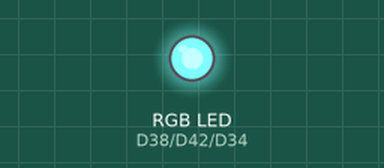
Simulated run of this program. Board: Arduino Due. On the bench: an RGB LED mixed from three pins (HIGH = lit). What the program prints to the serial monitor is not drawn.

Above: at 0.26 s.
Timing chart, 0 to 40.0 s (numbered marks = the images above):
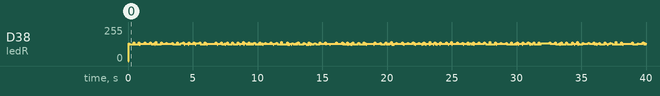

The program:

main.cpp
```cpp
#include <Arduino.h>
#include "CRC16.h"

CRC16 crc;

#define SLEEP 1

#define TX

/*
 * The VLC receiver is equipped with an OPT101 photodiode.
 * Pin 5 of the OPT101 is connected to A0 of the Arduino Due
 * Pin 1 of the OPT101 is connected to 5V of the Arduino Due
 * Pin 8 of the OPT101 is connected to GND of the Arduino Due
 */
#define PD A0 // PD: Photodiode

/*
  test_tx.ino: testing the VLC transmitter
  Course: CS4425 Visible Light Communication & Sensing
*/
const char payload[] = "Hello VLC&S 2026-2027";
static const uint8_t preamble[16] = {1, 0, 1, 0, 1, 0, 1, 0, 1, 0, 1, 0, 1, 0, 1, 0}; // 0xAA = 10101010
char buffer[256];

/*
 * The VLC transmitter is equipped with an RGB LED.
 * The LED's three channels, R, G, B, can be controlled individually.
 * The R channel is connected to Pin 38 of the Arduino Due
 * The G channel is connected to Pin 42 of the Arduino Due
 * The B channel is connected to Pin 34 of the Arduino Due
 */
const int ledR= 38; // GPIO for controlling R channel
const int ledG= 42; // GPIO for controlling G channel
const int ledB= 34; // GPIO for controlling B channel

/*
 * Brightness of each channel.
 * The range of the brightness is [0, 255].
 * *  0 represents the highest brightness
 * *  255 represents the lowest brightness
 */
int britnessR = 255; // Default: lowest brightness
int britnessG = 255; // Default: lowest brightness
int britnessB = 255; // Default: lowest brightness


#ifdef TX

void send_bit(int bit) {
  if (bit == 0) {
    analogWrite(ledR, 0);
    delay(SLEEP); // TX frequency:  1s/400ms = 2.5 Hz
    analogWrite(ledR, 255);
    delay(SLEEP); // TX frequency:  1s/400ms = 2.5 Hz
  } else {
    analogWrite(ledR, 255);
    delay(SLEEP); // TX frequency:  1s/400ms = 2.5 Hz
    analogWrite(ledR, 0);
    delay(SLEEP); // TX frequency:  1s/400ms = 2.5 Hz
  }
}

/*
 * Some configurations
 */
void setup() {
  Serial.begin(115200); // Set the Baud rate to 115200 bits/s
  while (Serial.available() > 0)
    Serial.read();

  pinMode(ledR, OUTPUT);
  pinMode(ledG, OUTPUT);
  pinMode(ledB, OUTPUT);

  analogWrite(ledR, britnessR); // Turn OFF the R channel
  analogWrite(ledG, britnessG); // Turn OFF the G channel
  analogWrite(ledB, britnessB); // Turn OFF the B channel
}

/*
 * The Main function
 */
void loop() {
  uint8_t payload_len = strlen(payload);

  // Frame layout:
  // [0..1] Preamble (0xAA, 0xAA) - 2 bytes
  // [2]    Payload Length        - 1 byte
  // [3..N] Payload data          - payload_len bytes
  // [N+1..N+2] CRC16 Checksum    - 2 bytes

  size_t total_frame_len = 2 + 1 + payload_len + 2;
  uint8_t frame[total_frame_len];

  // 1. Pack Preamble (Big-Endian: 0xAAAA)
  frame[0] = 0xAA;
  frame[1] = 0xAA;

  // 2. Pack Length
  frame[2] = payload_len;

  // 3. Pack Payload
  memcpy(&frame[3], payload, payload_len);

  // 4. Calculate CRC over the payload (or over length + payload)
  crc.reset();
  crc.setPolynome(0x1021);
  crc.add(&frame[2], 1 + payload_len); // Includes length and payload bytes
  uint16_t checksum = crc.calc();

  // 5. Append CRC (Big-Endian: High byte first, then Low byte)
  frame[3 + payload_len]     = (checksum >> 8) & 0xFF;
  frame[3 + payload_len + 1] = checksum & 0xFF;

  for (int i = 0; i < sizeof(frame); i++) {
    char c = frame[i];
    // Serial.print(">char:");
    // Serial.println(c);
    for (int j = 7; j >= 0; j--) {
      int bit = (c >> j) & 1;
      // Serial.print("bit:");
      Serial.print(bit);
      send_bit(bit);
    }
  }
  /*
   * In this simple test, only the R channel is used to transmit data.
   * The R channel is turned ON and OFF alternatively to transmit 1 and 0.
   * The TX frequency is set to 10 Hz, i.e., sending a symbol every 100 ms
   */
  // analogWrite(ledR, britnessR);
  // britnessR = (britnessR == 0 ? 255 : 0);
  Serial.println();
  analogWrite(ledR, 255);
  delay(4); // TX frequency:  1s/400ms = 2.5 Hz
}

#else
/*
  test_rx.ino: testing the VLC receiver
  Course: CS4425 Visible Light Communication & Sensing
*/
/*
 * Some configurations
 */
void setup() {
  Serial.begin(115200);
}


/*
 * The Main function
 */
void loop() {
  uint32_t lightValues[4] = {0};
  uint8_t index = 0;
  uint8_t frame_stage = 0;
  uint8_t buffer_index = 0;
  uint16_t last_value = 0;
  uint16_t payload_len = 0;
  size_t total_frame_len = 0;
  char rec_payload[256]; // Assuming a maximum payload length of 256 bytes
  uint8_t rec_payload_index = 0;

  while (1)
  {
    uint16_t value = analogRead(PD);
    // Serial.print(">value:");
    // Serial.println(value);
    lightValues[index] = value;
    index = (index + 1) % 4;
    uint16_t lightValue = 0;
    for (int i = 0; i < 4; i++) {
      lightValue += lightValues[i];
    }
    lightValue /= 4;
    // Serial.print(">lightValue:");
    // Serial.println(lightValue);
    if (value > lightValue) {
      // Serial.print(">raw:");
      // Serial.println(1);
      if (last_value == 0) {
        // Serial.print(">bit:");
        // Serial.println(0);
        // Serial.print(1);
        buffer[buffer_index] = 1;
        buffer_index++;
        last_value = 2;
      } else {
        last_value = 1;
      }
    } else {
      // Serial.print(">raw:");
      // Serial.println(0);
      if (last_value == 1) {
        // Serial.print(">bit:");
        // Serial.println(1);
        // Serial.print(0);
        buffer[buffer_index] = 0;
        buffer_index++;
        last_value = 2;
      } else {
        last_value = 0;
      }
    }
    // Serial.print(">raw:");
    // Serial.println();

    char c = 0;

    if (frame_stage == 0) {
      if (buffer_index >= 16) {
        if (memcmp(&buffer[buffer_index - 16], preamble, 16) == 0) {
          buffer_index = 0;
          frame_stage = 1;
          Serial.println("\nDetected preamble: 0xAAAA");
        } else {
          // Keep only the most recent 15 bits, leaving room for the next sample
          memmove(buffer, &buffer[1], 15);
          buffer_index = 15;
        }
      }
    }
    else if (buffer_index == 8 && frame_stage == 1) {
      payload_len = 0;
      for (int i = 0; i < 8; i++) {
        payload_len = (payload_len << 1) | (buffer[i] & 0x01);
      }

      // Reject frames claiming lengths outside your protocol bounds
      if (payload_len == 0 || payload_len > 64) {
        frame_stage = 0;
        buffer_index = 0;
      } else {
        Serial.print("Received length: ");
        Serial.println(payload_len, DEC);
        buffer_index = 0;
        rec_payload_index = 0;
        frame_stage = 2;
      }
    }
    else if (buffer_index == 8 && frame_stage == 2) {
      for (int i = 0; i < 8; i++) {
        c = (c << 1) | (buffer[i] & 0x01);
      }
      Serial.print(c);
      rec_payload[rec_payload_index++] = c;
      buffer_index = 0;
      payload_len--;

      if (payload_len == 0) {
        frame_stage = 3;
      }
    }
    else if (buffer_index == 16 && frame_stage == 3) {
      payload_len = rec_payload_index;
      total_frame_len = 2 + 1 + payload_len + 2;

      uint8_t frame[total_frame_len];
      frame[0] = 0xAA;
      frame[1] = 0xAA;
      frame[2] = payload_len;
      memcpy(&frame[3], rec_payload, payload_len);

      crc.reset();
      crc.setPolynome(0x1021);
      crc.add(&frame[2], 1 + payload_len);
      uint16_t checksum = crc.calc();

      uint16_t val = 0;
      for (int i = 0; i < 16; i++) {
        val = (val << 1) | (buffer[i] & 0x01);
      }

      Serial.println();
      Serial.print("Received checksum: 0x");
      Serial.println(val, HEX);
      Serial.print("Calculated checksum: 0x");
      Serial.println(checksum, HEX);

      if (val == checksum) {
        Serial.println("CRC Passed!");
      } else {
        Serial.println("CRC Mismatch!");
      }

      // Reset state machine for next frame
      buffer_index = 0;
      rec_payload_index = 0;
      frame_stage = 0;
      memset(buffer, 0, sizeof(buffer));
    }
    delay(SLEEP); // two times per second
  }
}

#endif
```
